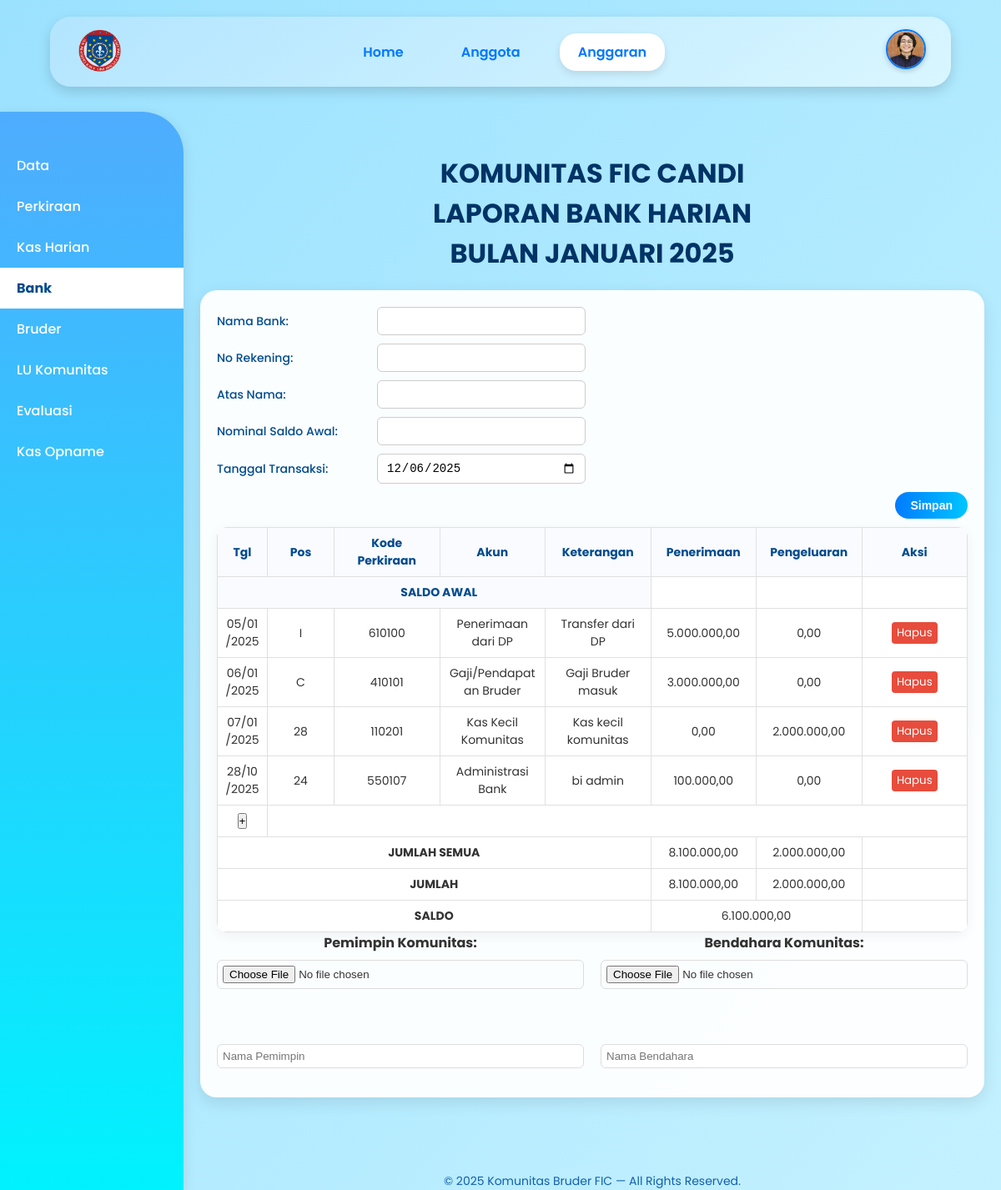
/anggaran_eco_bank.php (signed in), run on an earlier commit of the app's database.
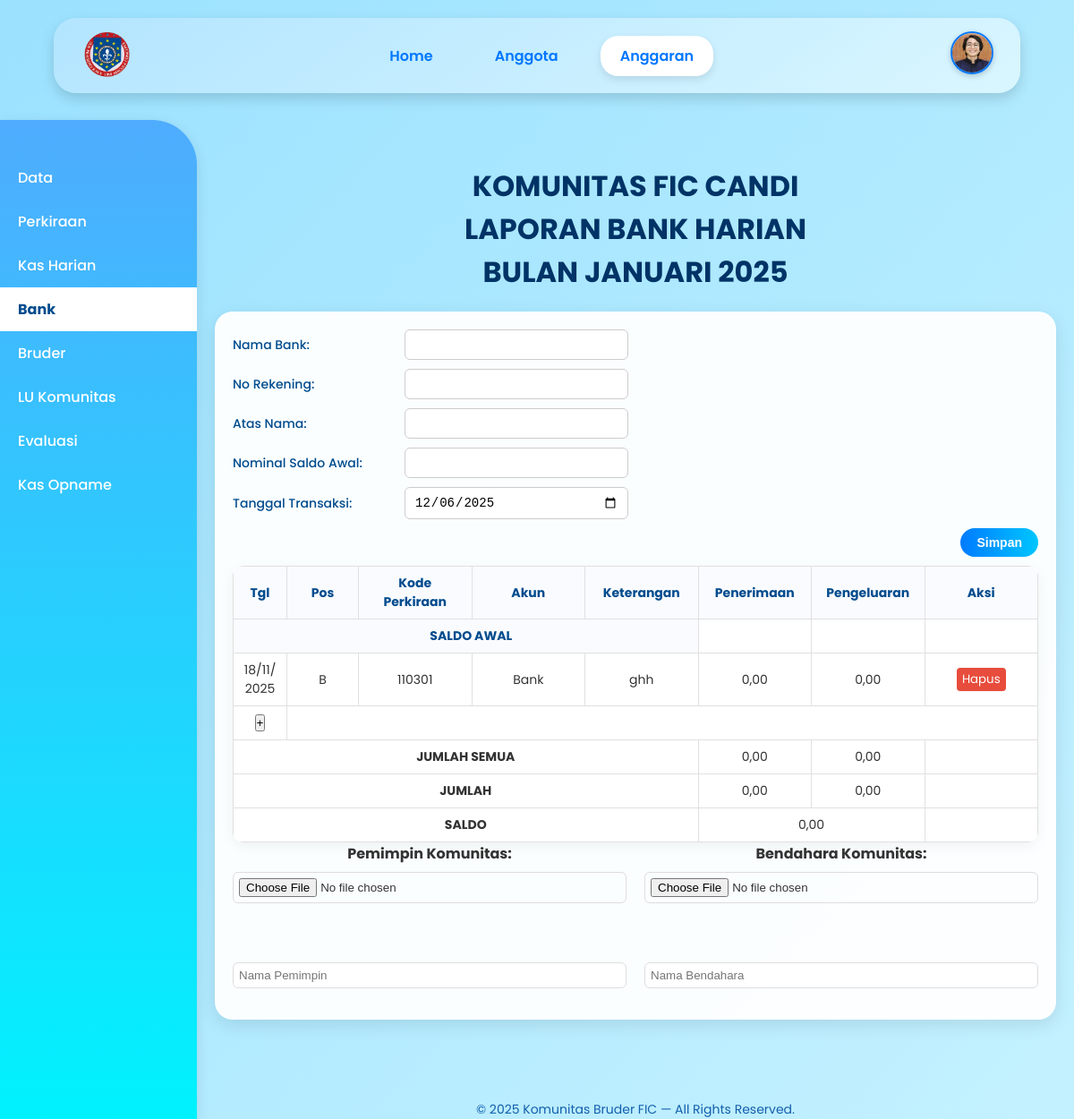
And on a later commit of the database.
### tables this page shows
CREATE TABLE `4_bank` (
  `ID_tabel_bank` int(11) NOT NULL,
  `tgl_transaksi` date NOT NULL,
  `ID_pos` varchar(5) NOT NULL,
  `keterangan_bank` text DEFAULT NULL,
  `nominal_penerimaan` decimal(15,2) DEFAULT 0.00,
  `nominal_pengeluaran` decimal(15,2) DEFAULT 0.00
);

CREATE TABLE `2_perkiraan` (
  `ID_pos` varchar(5) NOT NULL,
  `kode` varchar(50) DEFAULT NULL,
  `akun` varchar(100) DEFAULT NULL,
  `posisi` varchar(50) DEFAULT NULL
);

### anggaran_eco_bank.php (the view, shortened to what the changed rows need)
<?php
try {
    $pdo = new PDO("mysql:host=localhost;dbname=ibd_kelompok6_brd", "root", "");
    $pdo->setAttribute(PDO::ATTR_ERRMODE, PDO::ERRMODE_EXCEPTION);
    $banks = $pdo->query("
        SELECT b.*, p.kode AS kode_perkiraan, p.akun AS akun_perkiraan
        FROM `4_bank` b
        LEFT JOIN `2_perkiraan` p ON b.ID_pos = p.ID_pos
        ORDER BY b.tgl_transaksi ASC, b.ID_tabel_bank ASC
    ")->fetchAll(PDO::FETCH_ASSOC);
    $total_in = 0;
    $total_out = 0;
    foreach ($banks ?? [] as $b) {
        $total_in += $b['nominal_penerimaan'] ?? 0;
        $total_out += $b['nominal_pengeluaran'] ?? 0;
    }
} catch (PDOException $e) {
    die("Koneksi atau query bermasalah: " . $e->getMessage());
}
?>
<!DOCTYPE html>
<html lang="id">
<head>
<link rel="stylesheet" type="text/css" href="style.css">
</head>
<body>
    <div class="container">
        <div class="main">
            <main>
                <h1>KOMUNITAS FIC CANDI<br>LAPORAN BANK HARIAN<br>BULAN JANUARI 2025</h1>
                <div class="card">
                        <table>
                            <thead>
                                <tr>
                                    <th style="width:60px">Tgl</th>
                                    <th style="width:80px">Pos</th>
                                    <th>Kode Perkiraan</th>
                                    <th>Akun</th>
                                    <th>Keterangan</th>
                                    <th>Penerimaan</th>
                                    <th>Pengeluaran</th>
                                    <th>Aksi</th>
                                </tr>
                            </thead>
                            <tbody id="tableBody">
                                <tr>
                                    <th colspan="5" style="text-align:center; padding-left:20px;">SALDO AWAL</th>
                                </tr>
                                <?php if (!empty($banks)): ?>
                                    <?php foreach ($banks as $b): ?>
                                    <tr data-id="<?= htmlspecialchars($b['ID_tabel_bank']) ?>">
                                        <td><?= htmlspecialchars(date('d/m/Y', strtotime($b['tgl_transaksi']))) ?></td>
                                        <td><?= htmlspecialchars($b['ID_pos']) ?></td>
                                        <td><?= htmlspecialchars($b['kode_perkiraan']) ?></td>
                                        <td><?= htmlspecialchars($b['akun_perkiraan']) ?></td>
                                        <td><?= htmlspecialchars($b['keterangan_bank']) ?></td>
                                        <td text-align="right"><?= number_format($b['nominal_penerimaan'], 2, ',', '.') ?></td>
                                        <td text-align="right"><?= number_format($b['nominal_pengeluaran'], 2, ',', '.') ?></td>
                                        <td><button class="btn-delete">Hapus</button></td>
                                    </tr>
                                    <?php endforeach; ?>
                                        <?php else: ?>
                                        <tr>
                                        <td colspan="8" text-align="center">Belum ada data</td>
                                        </tr>
                                            <?php endif; ?>
                            </tbody>
                            <tfoot>
                            <tr>
                                <td colspan="5" style="text-align:center; font-weight:bold;">JUMLAH SEMUA</td>
                                <td><?= number_format($total_in,2,',','.') ?></td>
                                <td><?= number_format($total_out,2,',','.') ?></td>
                                <td></td>
                            </tr>
                            <tr>
                                <td colspan="5" style="text-align:center; font-weight:bold;">JUMLAH</td>
                                <td><?= number_format($total_in,2,',','.') ?></td>
                                <td><?= number_format($total_out,2,',','.') ?></td>
                                <td></td>
                            </tr>
                            <tr>
                                <td colspan="5" style="text-align:center; font-weight:bold;">SALDO</td>
                                <td colspan="2"><?= number_format($total_in - $total_out,2,',','.') ?></td>
                                <td></td>
                            </tr>
                         </tfoot>
                        </table>
                    </div>
                </main>
        </div>
    </div>
</body>
</html>

What changed in the data, as far as the page shows it:
removed 4_bank: tgl_transaksi "05/01/2025", ID_pos "I", ID_pos.kode "610100", ID_pos.akun "Penerimaan dari DP", keterangan_bank "Transfer dari DP", nominal_penerimaan "5.000.000,00", nominal_pengeluaran "0,00"
removed 4_bank: tgl_transaksi "06/01/2025", ID_pos "C", ID_pos.kode "410101", ID_pos.akun "Gaji/Pendapatan Bruder", keterangan_bank "Gaji Bruder masuk", nominal_penerimaan "3.000.000,00", nominal_pengeluaran "0,00"
removed 4_bank: tgl_transaksi "07/01/2025", ID_pos "28", ID_pos.kode "110201", ID_pos.akun "Kas Kecil Komunitas", keterangan_bank "Kas kecil komunitas", nominal_penerimaan "0,00", nominal_pengeluaran "2.000.000,00"
removed 4_bank: tgl_transaksi "28/10/2025", ID_pos "24", ID_pos.kode "550107", ID_pos.akun "Administrasi Bank", keterangan_bank "bi admin", nominal_penerimaan "100.000,00", nominal_pengeluaran "0,00"
added 4_bank: tgl_transaksi "18/11/2025", ID_pos "B", ID_pos.kode "110301", ID_pos.akun "Bank", keterangan_bank "ghh", nominal_penerimaan "0,00", nominal_pengeluaran "0,00"
Also different on the page:
$total_in: "8.100.000,00" → "0,00"
$total_out: "2.000.000,00" → "0,00"
$total_in - $total_out: "6.100.000,00" → "0,00"
